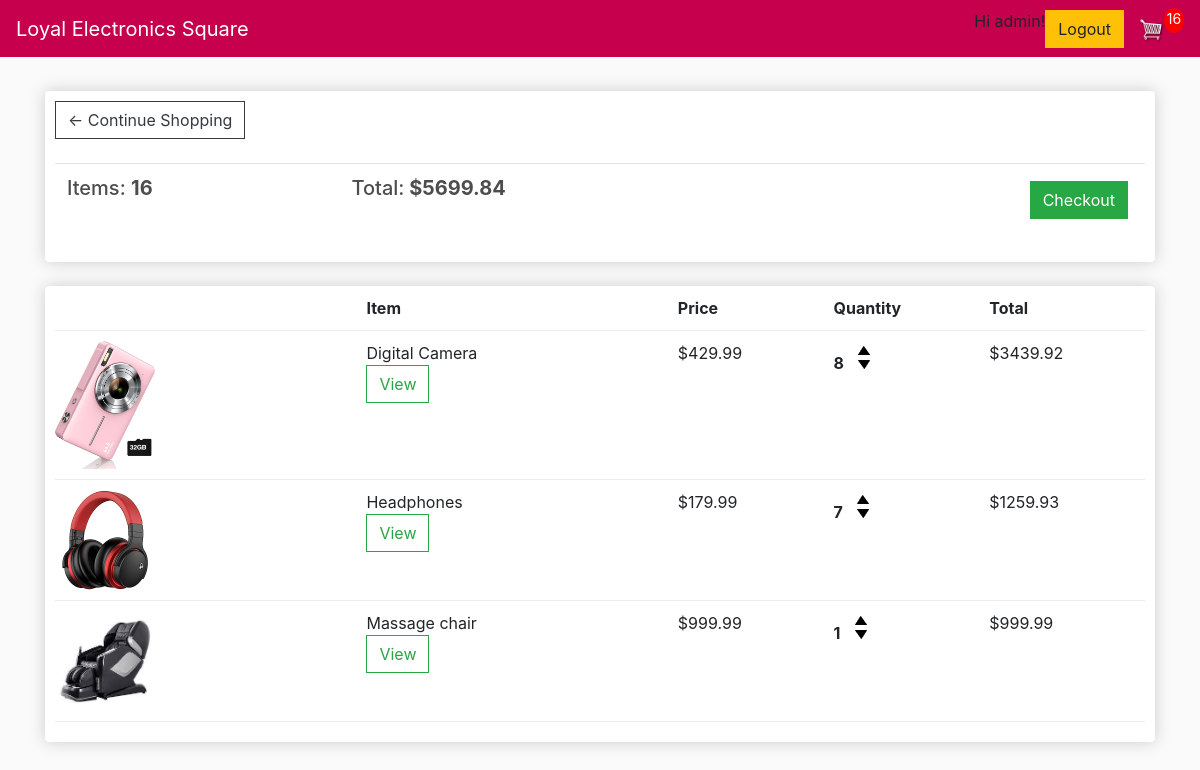
The app's page /cart/ (signed in) with its own data.
### store/models.py (models this page shows, shortened)
class Order(models.Model):
    customer = models.ForeignKey(Customer, on_delete=models.SET_NULL, null=True, blank=True)
    date_ordered = models.DateTimeField(auto_now_add=True)
    complete = models.BooleanField(default=False, null=True, blank=False)
    transaction_id = models.CharField(max_length=200, null=True)
    @property
    def get_cart_total(self):
        orderitems = self.orderitem_set.all()
        total = sum([item.get_total for item in orderitems])
        return total
    @property
    def get_cart_items(self):
        orderitems = self.orderitem_set.all()
        total = sum([item.quantity for item in orderitems])
        return total

class OrderItem(models.Model):
    product = models.ForeignKey(Product, on_delete=models.SET_NULL, null=True)
    order = models.ForeignKey(Order, on_delete=models.SET_NULL, null=True)
    quantity = models.IntegerField(default=0, null=True, blank=True)
    date_added = models.DateTimeField(auto_now_add=True)
    @property
    def get_total(self):
        total = self.product.price * self.quantity
        return total

class Product(models.Model):
    name = models.CharField(max_length=200, null=True)
    price = models.DecimalField(max_digits=10, decimal_places=2)
    digital = models.BooleanField(default=False, null=True, blank=False)
    image = models.ImageField(null=True, blank=True)
    @property
    def imageURL(self):
        try:
            url = self.image.url
        except:
            url = ''
        return url

### store/views.py (the view)
# urls.py: path('cart/', views.cart, name="cart"),
def cart(request):
     if request.user.is_authenticated:
          customer = request.user.customer
          order, created = Order.objects.get_or_create(customer=customer, complete=False)
          items = order.orderitem_set.all()
          cartItems = order.get_cart_items
     else:
          items = []
          order = {'get_cart_total':0, 'get_cart_items':0, 'shipping':False}
          cartItems = order['get_cart_items']
     products = Product.objects.all()
     context = {'products':products, 'items':items, 'order':order, 'cartItems':cartItems}
     return render(request, 'store/cart.html', context)

### store/templates/store/Cart.html
{% extends 'store/main.html' %}
{% load static %}
{% block content %}
	<div class="row">
		<div class="col-lg-12">
			<div class="box-element">
				<a  class="btn btn-outline-dark" href="{% url 'store' %}">&#x2190; Continue Shopping</a>
				<br>
				<br>
				<table class="table">
					<tr>
						<th><h5>Items: <strong>{{order.get_cart_items}}</strong></h5></th>
						<th><h5>Total:<strong> ${{order.get_cart_total|floatformat:2}}</strong></h5></th>
						<th>
							<a  style="float:right; margin:5px;" class="btn btn-success" href="{% url 'checkout' %}">Checkout</a>
						</th>
					</tr>
				</table>
			</div>
			<br>
			<div class="box-element">
				<div class="cart-row">
					<div style="flex:2"></div>
					<div style="flex:2"><strong>Item</strong></div>
					<div style="flex:1"><strong>Price</strong></div>
					<div style="flex:1"><strong>Quantity</strong></div>
					<div style="flex:1"><strong>Total</strong></div>
				</div>
				{% for item in items %}
				<div class="cart-row">
					<div style="flex:2"><img class="row-image" src="{{item.product.imageURL}}"></div>
					<div style="flex:2">{{item.product.name}}
					<br>
					<a class="btn btn-outline-success" href="{% url 'product' item.product.id %}">View</a>
					</div>
					<div style="flex:1">${{item.product.price|floatformat:2}}</div>
					<div style="flex:1">
						<p class="quantity">{{item.quantity}}</p>
						<div class="quantity">
							<img data-product="{{item.product.id}}" data-action="add" class="chg-quantity update-cart" src="{% static  'images/arrow-up.png' %}">
							<img data-product="{{item.product.id}}" data-action="remove" class="chg-quantity update-cart" src="{% static  'images/arrow-down.png' %}">
						</div>
					</div>
					<div style="flex:1">${{item.get_total}}</div>
				</div>
				{% endfor %}
			</div>
		</div>
	</div>
{% endblock content %}

### store/templates/store/Main.html (shortened to what this page needs)
<!DOCTYPE html>
{% load static %}
<html>
<head>
	<link rel="stylesheet" href="https://stackpath.bootstrapcdn.com/bootstrap/4.4.1/css/bootstrap.min.css">
	<link rel="stylesheet" type="text/css" href="{% static 'css/main.css' %}">
</head>
<body>
	<nav class="navbar navbar-expand-lg navbar-dark" style="background-color: #c6004d;">
	  <a class="navbar-brand" href="{% url 'store' %}">Loyal Electronics Square</a>
	  <div class="collapse navbar-collapse" id="navbarSupportedContent">
	    <div class="form-inline my-2 my-lg-0">
			{% if user.is_authenticated %}
				<p>Hi {{ user.username }}! </p>
				<form action="{% url 'logout' %}" method="post">
					<button class="btn btn-warning" type="submit">Logout</button>
				</form>
			{% else %}
				<p>You are not logged in. </p>
	     		<p><a href="{% url 'login' %}" class="btn btn-warning">Login</a></p>
	     	{% endif %}
	     	<a href="{% url 'cart' %}">
	    		<img  id="cart-icon" src="{% static 'images/cart.png' %}">
	    	</a>
	    	<p id="cart-total">{{cartItems}}</p>
	    </div>
	  </div>
	</nav>
     <div class="container">
            <br>
            {% block content %}
            {% endblock content %}
         </div>
</body>
</html>

### static/css/main.css (style rules this page uses)
body { background-color: hsl(0, 0%, 98%); }
h1,h2,h3,h4,h5,h6 { color:hsl(0, 0%, 30%); }
.box-element { box-shadow:hsl(0, 0%, 80%) 0 0 16px; background-color: #fff; border-radius: 4px; padding: 10px; }
#cart-icon { width:25px; display: inline-block; margin-left: 15px; }
#cart-total { display: block; text-align: center; color:#fff; background-color: red; width: 20px; height: 25px; border-radius: 50%; font-size: 14px; }
.col-lg-4, .col-lg-6, .col-lg-8, .col-lg-12 { margin-top: 10px; }
.btn { border-radius: 0; }
.row-image { width: 100px; }
.cart-row { display: flex; align-items: flex-stretch; padding-bottom: 10px; margin-bottom: 10px; border-bottom: 1px solid #ececec; }
.quantity { display: inline-block; font-weight: 700; padding-right:10px; }
.chg-quantity { width: 12px; cursor: pointer; display: block; margin-top: 5px; transition:.1s; }

### records on screen
Order: get_cart_items "16", get_cart_total "5699.84"
OrderItem: product.imageURL (picture), product.name "Digital Camera", product.price "429.99", quantity "8", get_total "3439.92"
OrderItem: product.imageURL (picture), product.name "Headphones", product.price "179.99", quantity "7", get_total "1259.93"
OrderItem: product.imageURL (picture), product.name "Massage chair", product.price "999.99", quantity "1", get_total "999.99"

### other values on screen
{{ user.username }} "admin"
{{ cartItems }} "16"
